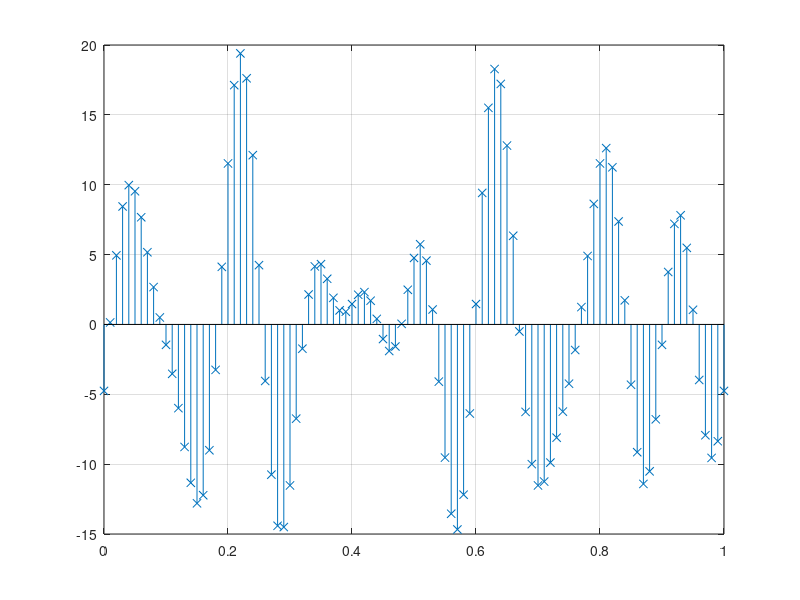

The MATLAB source for this figure: (Note: this script raises an error after producing the figure.)
% Task 2. Quantization of the signal.
close all
clc
clear
% We form a polyharmonic signal
signal_duration = 0:0.01:1;
[~, size_simple] = size(signal_duration);
amp = [5 6 9];
phase = [0 pi/4 -pi/2];
frequence = [10 5 7];
signal_1 = amp(1).*sin(2.*pi.*frequence(1)*signal_duration + phase(1));
signal_2 = amp(2).*sin(2.*pi.*frequence(2)*signal_duration + phase(2));
signal_3 = amp(3).*sin(2.*pi.*frequence(3)*signal_duration + phase(3));
poli_signal = signal_1 + signal_2 + signal_3;

% Output polyharmonic signal and quantized signal
figure;
stem(signal_duration, poli_signal ,'x')
grid on;
poli_signal_quant = signal_quantization(poli_signal, 3);
hold on;
stem(signal_duration, poli_signal_quant ,'+', 'r')
hold off;
title('Discrete and polyharmonic')

% Quantization Noise
noise_quantization = poli_signal - poli_signal_quant;
figure;
grid on;
plot(signal_duration, noise_quantization)
title('Temporal implementation of quantization error')
% Grade SPM (Spectral density)
SPM = fft(noise_quantization);
math_expect_spm = sum(SPM)/size_simple;
SPM = (SPM - math_expect_spm).^2;
freq = 0:size_simple - 1;
figure;
grid on;
plot(freq, abs(SPM))
title('Grade spectral density')


% Power
power_discrit_signal = sum(poli_signal.^2)/size_simple;
power_digit_signal = sum(poli_signal_quant.^2)/size_simple;
power_noise = sum(noise_quantization.^2)/size_simple;
SNR_discrit = 10*log10(power_discrit_signal/power_noise);
SNR_digit = 10*log10(power_digit_signal/power_noise);

fprintf('Discrete signal power: %f\n', power_discrit_signal);
fprintf('Digital signal power: %f\n', power_digit_signal);
fprintf('Quantization noise power: %f\n\n', power_noise);
fprintf('Ratio (discrete signal) / (quantization noise): %f\n', SNR_discrit);
fprintf('Ratio (Digital signal) / (quantization noise): %f\n\n', SNR_digit);

% Dependence of SNR on ADC capacity
for step_adc = 2:16
    poli_signal_quant_adc = signal_quantization(poli_signal, step_adc);
    noise_quantization_adc = poli_signal - poli_signal_quant_adc;
    power_digit_signal_adc = sum(poli_signal_quant.^2)/size_simple;
    power_noise_adc = sum(noise_quantization_adc.^2)/size_simple;
    SNR(step_adc) = 10*log10(power_digit_signal_adc/power_noise_adc);
end
figure;
grid on;
step_adc = 1:16;
plot(step_adc, SNR)
title('Dependence of SNR on ADC capacity')